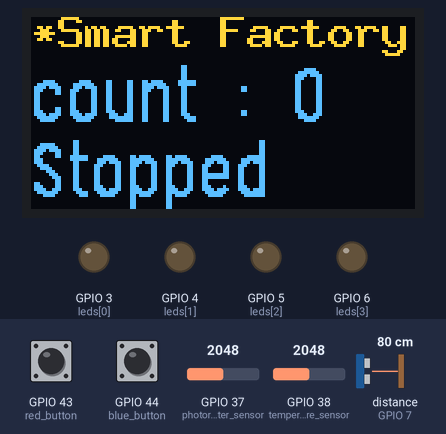
Simulated run of this sketch. Board: ESP32. Parts: 128×64 one-colour display, output pins drawn as LEDs (lit = HIGH). The test bench sets the inputs (shaded band); at power-on: GPIO 44 (blue_button) HIGH, distance to the obstacle (sensor on GPIO 7) 80 cm, GPIO 43 (red_button) HIGH, GPIO 37 (photoresister_sensor) = 2048, GPIO 38 (temperature_sensor) = 2048. The echo pulse lasts 58.3 µs per cm; the OLED is the two-colour kind (top 16 rows yellow); WiFi joins after 1.5 s; servers stay silent unless stated; pins used as bus, display or sensor lines are not drawn; what the sketch prints to the serial monitor is not drawn.

Above: at 2.7 s.
2.8 s: GPIO 44 (blue_button) pulled LOW for 0.15 s
At 3.3 s:
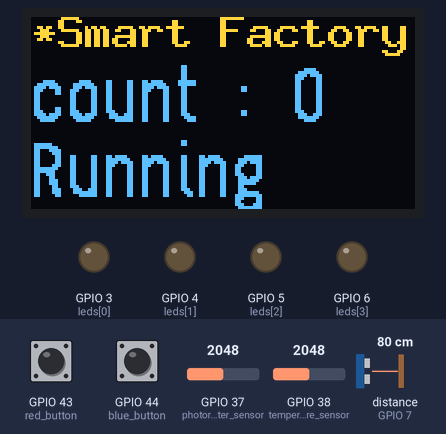
4.4 s: distance to the obstacle (sensor on GPIO 7) set to 4 cm
At 4.8 s:
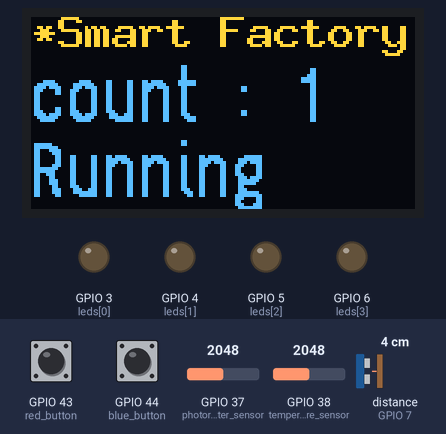
5.9 s: GPIO 43 (red_button) pulled LOW for 0.15 s
At 6.7 s:
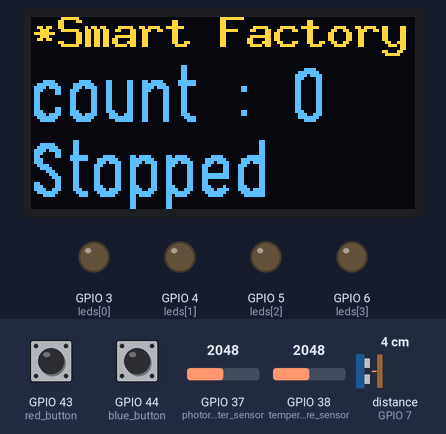
7.5 s: GPIO 44 (blue_button) pulled LOW for 1 s
At 8.4 s:
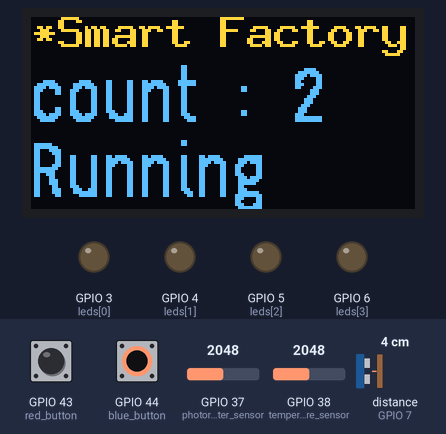
12.0 s: GPIO 43 (red_button) pulled LOW for 1 s
At 12.7 s:
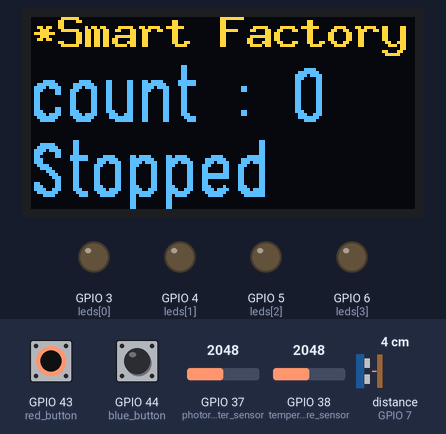
Timing chart, 0 to 15.0 s (numbered marks = the images above; inputs shaded):
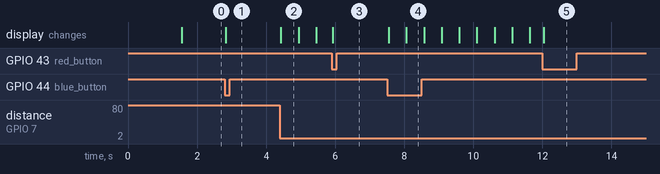

The sketch:

Web_Server.ino
```cpp
#include "oled_u8g2.h" // Include the library for OLED control
#include <WiFi.h>
#include <WiFiClient.h>
#include <WebServer.h>

const char* ssid = "SmartFactory";  // WIFI ID
const char* password = "inha4885";  // WIFI PW

OLED_U8G2 oled; // Create an OLED object
WebServer server(80);  // Create a web server object

//-------------------------------------------------------------------------------------------
// ETBoard pin number settings, related variables
//-----------------------------------------------------------------------------------------
int leds[] = {D2, D3, D4, D5}; // LED pin number array (red, blue, green, yellow)
int num_leds = 4;              // Number of LEDs
int red_button = D6;
int blue_button = D7;
int potentiometer = A0; // Variable resistor
int photoresister_sensor = A1; // Photoresistor sensor
int temperature_sensor = A2;   // Temperature sensor
// Variables for calculating the current temperature
int Vo;
double R1 = 10000;
double logR2, R2, T, Tc, Tf;
double c1 = 1.009249522e-03, c2 = 2.378405444e-04, c3 = 2.019202697e-07;
int trig_pin = D9;      // TRIG pin setting (ultrasonic transmitter pin)
int echo_pin = D8;      // ECHO pin setting (ultrasonic receiver pin)
int count=0;      // Counter variable
int pre_time = 0;   // Previous time when an object passed by
int photo_sensor_value = 0;   // Photoresister sensor value
String factory_status = "Stopped";

float sample_time; // Sampling time
uint32_t start_time, end_time;  // Start time, End time of periodic computation
uint32_t MicrosSampleTime;  // Micro-second unit sample time

uint32_t running_time, running_start;
int hours = 0, minutes = 0, seconds = 0;


void setupLEDs() { // Set all LED pins to OUTPUT mode
  for (int i = 0; i < num_leds; i++) {
    pinMode(leds[i], OUTPUT);
  }
}

void setupButtons(){  // Set red, blue button pins to INPUT mode
  pinMode(red_button, INPUT);
  pinMode(blue_button, INPUT);
}

void setupUltrasonics() { // Ultrasonic pin setup
  pinMode(trig_pin, OUTPUT);
  pinMode(echo_pin, INPUT);
}

void setupWiFi() {
  WiFi.mode(WIFI_STA);    // Set connection mode
  WiFi.begin(ssid, password);  // try to access WIFI
  Serial.println("");
  while (WiFi.status() != WL_CONNECTED) {  // wait for connection
    delay(500);
    Serial.print(".");
  }
  Serial.println("");
  Serial.print("Connected to ");
  Serial.println(ssid);
  Serial.print("IP address: ");
  Serial.println(WiFi.localIP()); // Print assigned IP address when it connected
}

void setup() {
  Serial.begin(115200); // Serial communication speed of the ET board
  sample_time = 0.02;
  MicrosSampleTime = (uint32_t)(sample_time*1e6);
  running_time = 0;
  running_start = 0;

  setupLEDs(); // Call LED setup function
  setupButtons(); // Call Button setup function
  setupUltrasonics(); // Call ultrasonic pin setup function
  oled.setup();
  setupWiFi(); // Call Wi-Fi setup function

  server.on("/", handleRootEvent);  // Set the root URL to call the handleRootEvent function
  server.begin();
  Serial.println("WEB server started");
}

void loop() {
  start_time = micros();
  end_time = start_time + MicrosSampleTime;

  controlFactoryStatus();
  updateRunningTime();

  controlLEDs(); // Call LED control function
  readPhotoResister(); // Call photoresistor measurement function
  readTemperature(); // Call temperature measurement function
  updateCountAndDistance(); // Call object recognition count function
  displayOLED();  // Call OLED display function

  server.handleClient(); // Process incoming client requests

  while(!((end_time - micros()) & 0x80000000));
}

void controlLEDs() {  // LED control function

}

void readPhotoResister(){ // Photoresistor measurement function
  photo_sensor_value = analogRead(photoresister_sensor);   // Save the value measured by the photoresistor sensor
}

void readTemperature() { // Temperature measurement function and conversion to Celsius and Fahrenheit
  int Vo = analogRead(temperature_sensor); // Read the value from the temperature sensor and convert to temperature
  R2 = R1 * (4095.0 / (float)Vo - 1.0);
  logR2 = log(R2);
  T = (1.0 / (c1 + c2 * logR2 + c3 * logR2 * logR2 * logR2));
  Tc = T - 273.15;
  Tf = (Tc * 9.0/5.0) + 32.0;
}

void updateCountAndDistance() { // Count objects recognized through the ultrasonic sensor
  if (factory_status == "Running") {
    long duration, distance;
    digitalWrite(trig_pin, LOW);
    delayMicroseconds(2);
    digitalWrite(trig_pin, HIGH);
    delayMicroseconds(10);
    digitalWrite(trig_pin, LOW);

    duration = pulseIn (echo_pin, HIGH);
    distance = ((34 * duration) / 1000) / 2;

    if (distance > 2 && distance < 5)
    {
        int now_time = millis();
        if (now_time - pre_time > 500)
        {
            count += 1;
            pre_time = now_time;
        }
    }
  }
  resetButtonCheck();  // Call reset button function
}

void resetButtonCheck() { // Reset button function (resetting the count variable here)
  if (digitalRead(red_button) == LOW) {
    count = 0;
  }
}

void displayOLED() {  // OLED display function
  char text1[32] = "count : ";
  char value1[32];
  String str1 = String(count, DEC);
  str1.toCharArray(value1, 6);
  strcat(text1, value1);

  char factoryStatus[8];
  if (factory_status == "Stopped") {
    strcpy(factoryStatus, "Stopped");
  } else {
    strcpy(factoryStatus, "Running");
  }

  oled.setLine(1, "*Smart Factory");
  oled.setLine(2, text1);
  oled.setLine(3, factoryStatus);
  oled.display();
}

void controlFactoryStatus() {
  if (digitalRead(red_button) == LOW) {
    factory_status = "Stopped";
    Serial.println("Factory Status set to Stopped");
  }

  if (digitalRead(blue_button) == LOW) {
    factory_status = "Running";
    Serial.println("Factory Status set to Running");
    running_start = millis();
  }
}

void handleRootEvent() {           // Function for handling root URL access
  Serial.println("Main page from ");     // Print info about accessing the page through serial
  String clientIP = server.client().remoteIP().toString();  // Get client's IP address
  String maskedIP = maskIPAddress(clientIP);    // Mask a portion of the client's IP address

  if (factory_status == "Running") { // Only gather data if factory_status is "Running"
    readTemperature(); // Call temperature measurement function
    readPhotoResister(); // Call photoresister measurement function
    updateCountAndDistance(); // Call object count function
  }

  String message = "HyeonJin SmartFactory WebServer\n";
  message += "---------------------------------\n";
  message += "Factory Status: " + factory_status + "\n";
  message += "Your IP address: " + maskedIP + "\n";
  message += "Factory Operating Time: " + formatTimeValue(hours) + ":" + formatTimeValue(minutes) + ":" + formatTimeValue(seconds);
  if (factory_status == "Running") {
    message += "\n\nTemperature: " + String(Tc) + " C / " + String(Tf) + " F";
    message += "\nPhotoresistor Value: " + String(photo_sensor_value);
    message += "\nObject Count: " + String(count);
  }

  server.send(200, "text/plain", message); // Status code 200 (OK), format, message
  Serial.println(message); // Monitoring
}

String maskIPAddress(String ip_address) {
  String masked_ip;

  // Replace portions of the IP address excluding the beginning and end with ***
  int first_dot = ip_address.indexOf('.');
  int last_dot = ip_address.lastIndexOf('.');

  masked_ip += ip_address.substring(0, first_dot + 1);
  masked_ip += "***.***";
  masked_ip += ip_address.substring(last_dot);

  return masked_ip;
}

void calculateTimeUnits(uint32_t seconds, int *hours, int *minutes, int *seconds_remaining) {
    *hours = seconds / 3600;
    *minutes = (seconds % 3600) / 60;
    *seconds_remaining = seconds % 60;
}

String formatTimeValue(int timeValue) {
  if (timeValue < 10) {
    return "0" + String(timeValue);
  } else {
    return String(timeValue);
  }
}

void updateRunningTime(){
  if (factory_status == "Running") {
    running_time = (millis() - running_start) / 1000;
    calculateTimeUnits(running_time, &hours, &minutes, &seconds);
  }
  else if (factory_status == "Stopped") {
    running_time = 0;
    calculateTimeUnits(running_time, &hours, &minutes, &seconds);
  }

}
```

oled_u8g2.cpp
```cpp
/**********************************************************************************
 * Author : SCS
 * Date : 2018.09.30
 * Description : SSD1306 OLED Display
 * Reference: FontUsage.ino in u8g2 examples
 * Modified     : 2022.10.03 : SCS : support arduino uno with ET-Upboard
 **********************************************************************************/

#include "oled_u8g2.h"

#include <Arduino.h>

#include <U8g2lib.h>

#ifdef U8X8_HAVE_HW_SPI
#include <SPI.h>
#endif
#ifdef U8X8_HAVE_HW_I2C
#include <Wire.h>
#endif

// 2018.09.05 : SCS
// U8g2 Contructor (Frame Buffer)
#if defined(ARDUINO_AVR_UNO)
  // Slow
  U8G2_SSD1306_128X64_NONAME_F_SW_I2C u8g2(U8G2_R0, /* clock=*/ A0, /* data=*/ A1, /* reset=*/ U8X8_PIN_NONE);
#elif defined(ESP32)
  // Fast
  U8G2_SSD1306_128X64_NONAME_F_HW_I2C u8g2(U8G2_R0, /* reset=*/ U8X8_PIN_NONE);
#else
  #error "Unknown board"
#endif
// End of constructor

//=================================================================================
OLED_U8G2::OLED_U8G2()
//=================================================================================
{
	lineString[0] = "";
	lineString[1] = "";
	lineString[2] = "";
}

//=================================================================================
void OLED_U8G2::setup(void)
	//=================================================================================
{
  u8g2.begin();
  u8g2.clearBuffer();          // clear the internal memory
}

//=================================================================================
void OLED_U8G2::setLine(int line, char* buffer)
//=================================================================================
{
  if (line < 1 || line > 3) return;
  lineString[line - 1] = buffer;
}

//=================================================================================
void OLED_U8G2::display()
//=================================================================================
{
	// Clear
  u8g2.clearBuffer();          // clear the internal memory

  // First line
  u8g2.setFont(u8g2_font_9x15B_tf);

  u8g2.setCursor(0,10);
  u8g2.print(lineString[0]);

  // Second line
  u8g2.setFont(u8g2_font_logisoso18_tf );

  u8g2.setCursor(0,35);
  u8g2.print(lineString[1]);

  // Third line
  u8g2.setCursor(0,60);
  u8g2.print(lineString[2]);

  // Display
  u8g2.sendBuffer();					// transfer internal memory to the display
}

//=================================================================================
// End of Line
//=================================================================================
```

oled_u8g2.h
```cpp
/**********************************************************************************
 * Author : SCS
 * Date : 2018.09.30
 * Modified     : 2022.10.03 : SCS : support arduino uno with ET-Upboard
**********************************************************************************/

#ifndef OLED_U8G2_H
#define OLED_U8G2_H

#include <Arduino.h>

class OLED_U8G2{

private:
  char* lineString[3];

public:
	OLED_U8G2();
	void setup(void);
  void setLine(int line, char* buffer);
	void display();
};

#endif

//=================================================================================
// End of Line
//=================================================================================
```

Measured:
- after the input at 2.8 s, the display: changes at once (image 1)
- after the input at 4.4 s, the display: changes at once (image 2)
- after the input at 5.9 s, the display: changes at once (image 3)
- after the input at 7.5 s, the display: first changes at once (image 4 shows a later state)
- after the input at 12.0 s, the display: changes at once (image 5)
- what the display in image 2 shows lasts 0.5 s, from 4.4 s to 4.9 s
